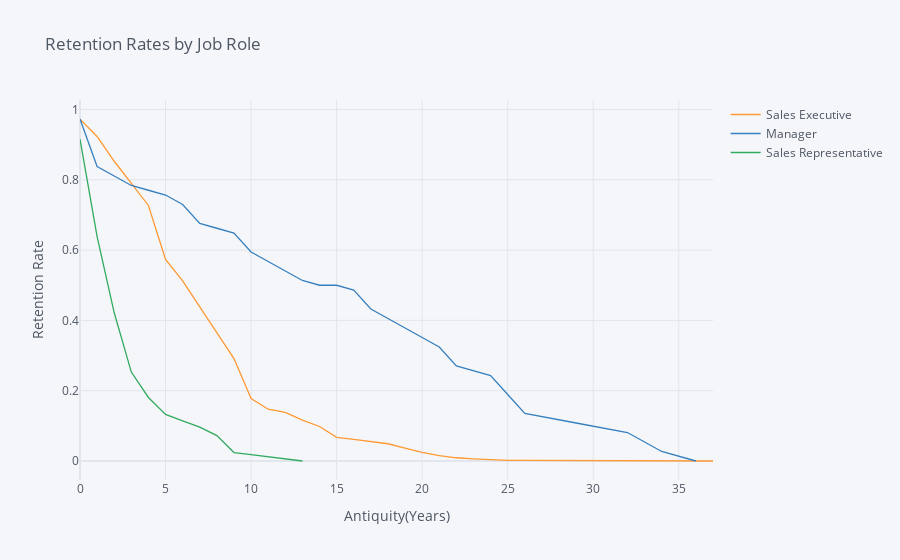

Notebook source saved alongside this figure:
### Markdown cell above
## 8. From the previous example, it looks like the sales department has the highest attrition. Let's drill down on this and look at what the survival curves for specific job roles within that department look like.

Filter the data set for just the sales department and then generate and plot survival curves by job role and the number of years at the company.

### Code cell
df = data[data['Department']=='Sales']
rates = survival(df, 'JobRole', 'YearsAtCompany', 'RelationshipSatisfaction')
rates.iplot(kind='line', xTitle='Antiquity(Years)', yTitle='Retention Rate',
            title='Retention Rates by Job Role')

### Figure 1 — Plotly figure (JSON) as saved in the notebook; plotly's stock layout.template omitted (floating-point values rounded to 4 significant figures)
{"data": [{"line": {"color": "rgba(255, 153, 51, 1.0)", "dash": "solid", "shape": "linear", "width": 1.3}, "mode": "lines", "name": "Sales Executive", "text": "", "type": "scatter", "x": [0, 1, 2, 3, 4, 5, 6, 7, 8, 9, 10, 11, 12, 13, 14, 15, 16, 17, 18, 19, 20, 21, 22, 23, 24, 25, 26, 29, 32, 33, 34, 36, 37], "y": [0.9724, 0.9233, 0.8528, 0.7914, 0.727, 0.5736, 0.5123, 0.4387, 0.365, 0.2914, 0.1779, 0.1472, 0.138, 0.1166, 0.09816, 0.06748, 0.06135, 0.05521, 0.04908, 0.03681, 0.02454, 0.01534, 0.009202, 0.006135, 0.003067, 0.001534, 0.001534, 0.001534, 0.001534, 0.001534, 0.001534, 0.001534, 0]}, {"line": {"color": "rgba(55, 128, 191, 1.0)", "dash": "solid", "shape": "linear", "width": 1.3}, "mode": "lines", "name": "Manager", "text": "", "type": "scatter", "x": [0, 1, 2, 3, 4, 5, 6, 7, 8, 9, 10, 11, 12, 13, 14, 15, 16, 17, 18, 19, 20, 21, 22, 23, 24, 25, 26, 29, 32, 33, 34, 36, 37], "y": [0.973, 0.8378, 0.8108, 0.7838, 0.7703, 0.7568, 0.7297, 0.6757, 0.6622, 0.6486, 0.5946, 0.5676, 0.5405, 0.5135, 0.5, 0.5, 0.4865, 0.4324, 0.4054, 0.3784, 0.3514, 0.3243, 0.2703, 0.2568, 0.2432, 0.1892, 0.1351, 0.1081, 0.08108, 0.05405, 0.02703, 0, ""]}, {"line": {"color": "rgba(50, 171, 96, 1.0)", "dash": "solid", "shape": "linear", "width": 1.3}, "mode": "lines", "name": "Sales Representative", "text": "", "type": "scatter", "x": [0, 1, 2, 3, 4, 5, 6, 7, 8, 9, 10, 11, 12, 13, 14, 15, 16, 17, 18, 19, 20, 21, 22, 23, 24, 25, 26, 29, 32, 33, 34, 36, 37], "y": [0.9157, 0.6386, 0.4217, 0.253, 0.1807, 0.1325, 0.1145, 0.09639, 0.07229, 0.0241, 0.01807, 0.01205, 0.006024, 0, "", "", "", "", "", "", "", "", "", "", "", "", "", "", "", "", "", "", ""]}], "layout": {"legend": {"bgcolor": "#F5F6F9", "font": {"color": "#4D5663"}}, "paper_bgcolor": "#F5F6F9", "plot_bgcolor": "#F5F6F9", "title": {"font": {"color": "#4D5663"}, "text": "Retention Rates by Job Role"}, "xaxis": {"gridcolor": "#E1E5ED", "showgrid": true, "tickfont": {"color": "#4D5663"}, "title": {"font": {"color": "#4D5663"}, "text": "Antiquity(Years)"}, "zerolinecolor": "#E1E5ED"}, "yaxis": {"gridcolor": "#E1E5ED", "showgrid": true, "tickfont": {"color": "#4D5663"}, "title": {"font": {"color": "#4D5663"}, "text": "Retention Rate"}, "zerolinecolor": "#E1E5ED"}}}
